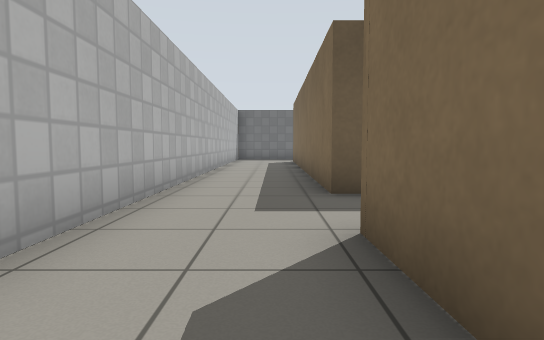
[1] (above)

21 first-person views from a walk through a world built for the Gazebo simulator. The camera is 0.72 m above the floor, tilts 4° down and sees 75° across. The floor is counted in squares, 1 m on a side. Each view is taken from the middle of a square. On the plan, view 1 faces up. The plan holds only what a view shows up to about 11 squares ahead; the rest is blank. Gazebo's built-in surfaces are drawn with simple patterns.

[2]
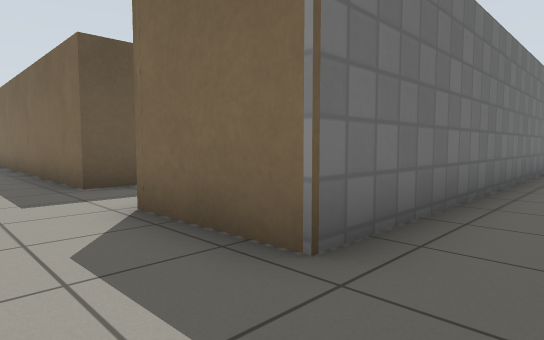

[3]
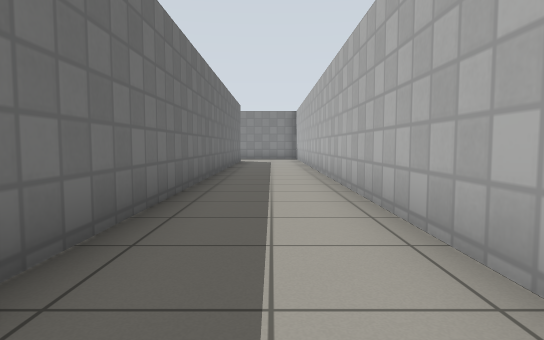

[4]
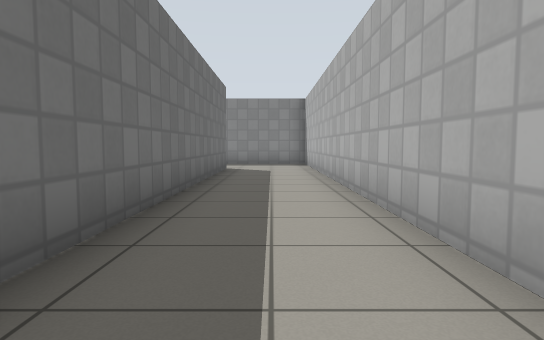

[5]
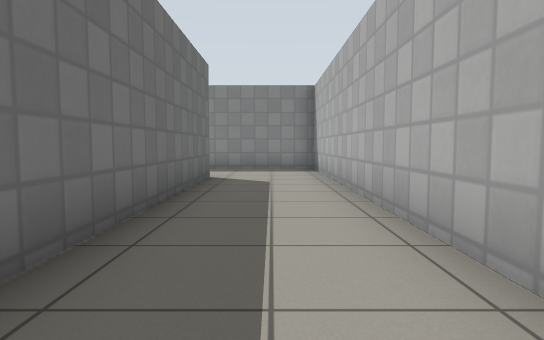

[6]
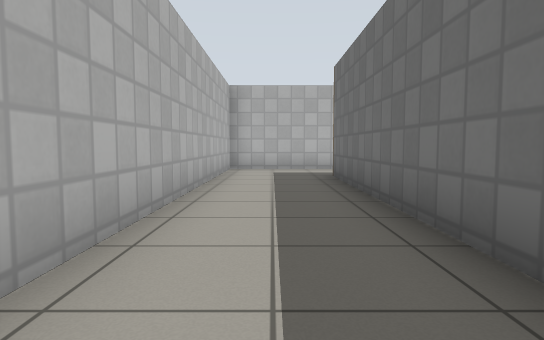

[7]
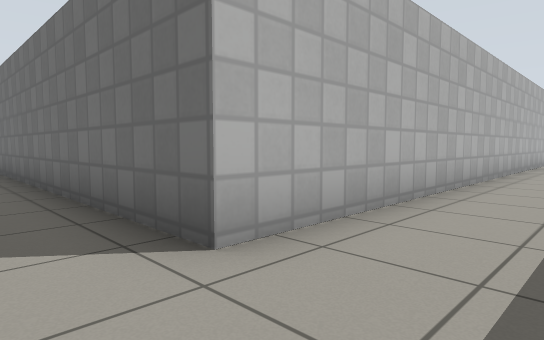

[8]
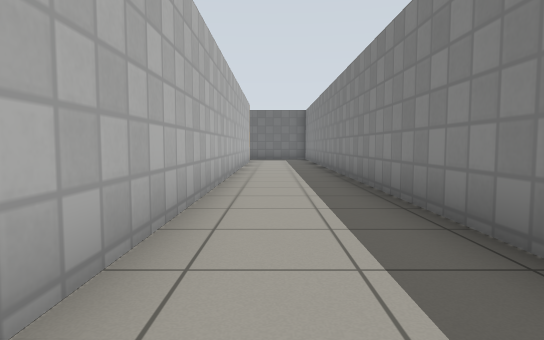

[9]
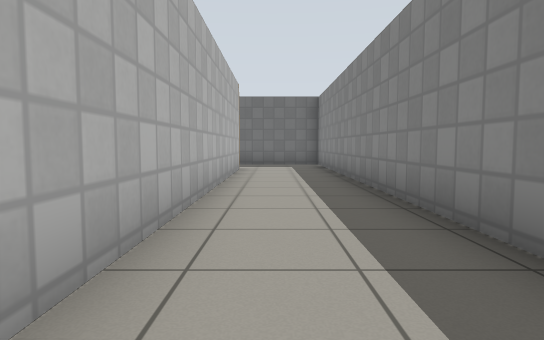

[10]
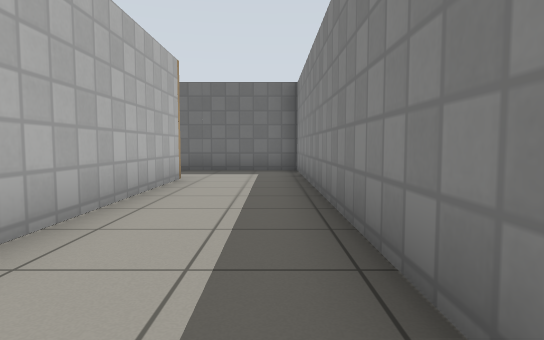

[11]
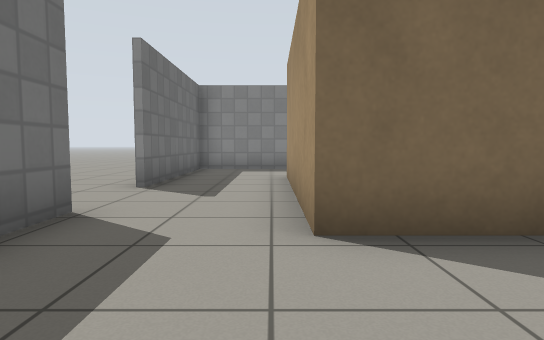

[12]
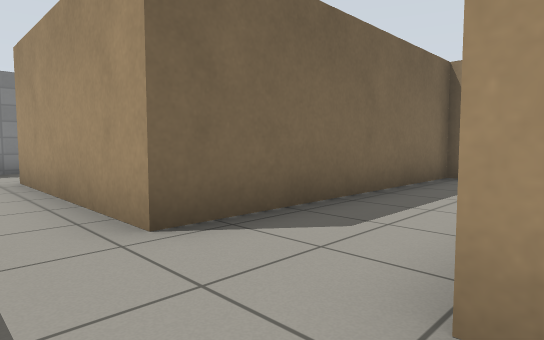

[13]
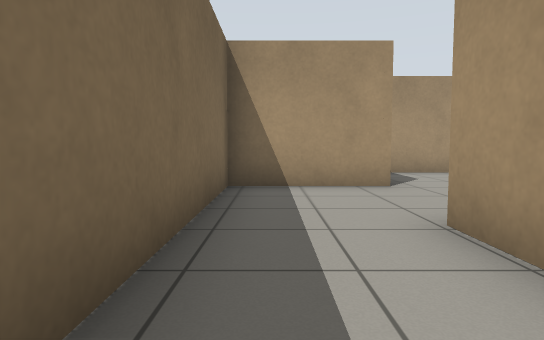

[14]
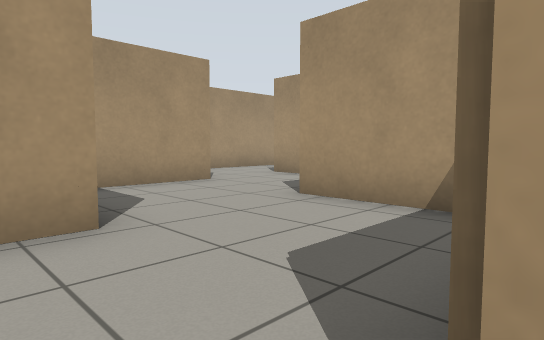

[15]
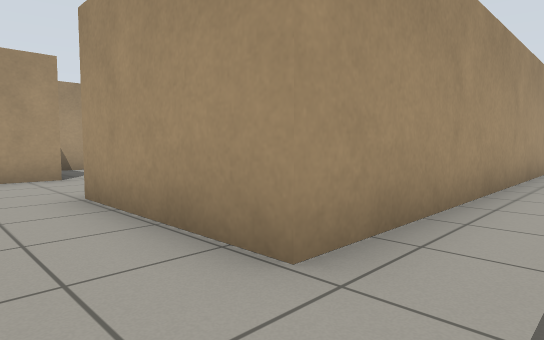

[16]
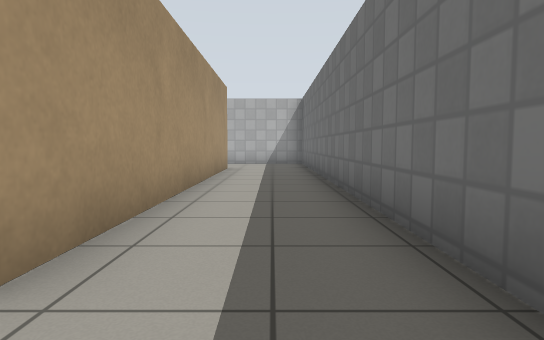

[17]
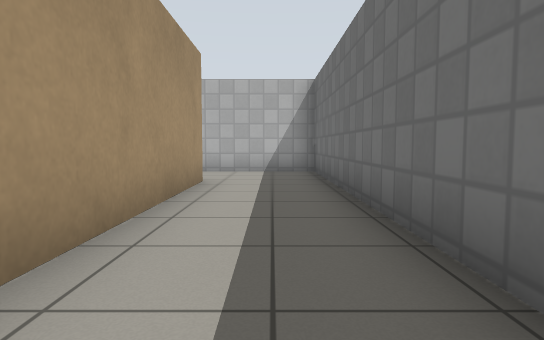

[18]
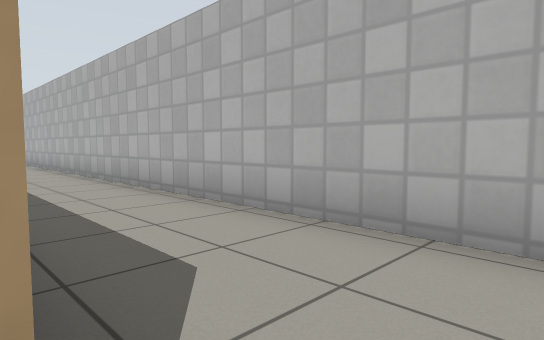

[19]
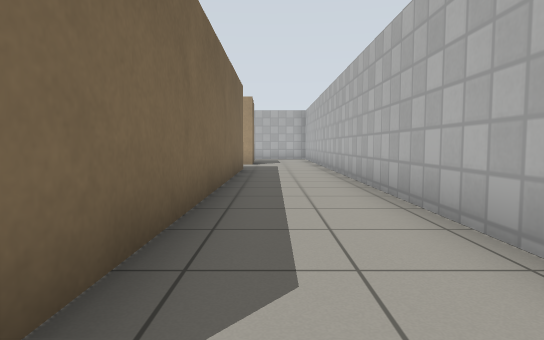

[20]
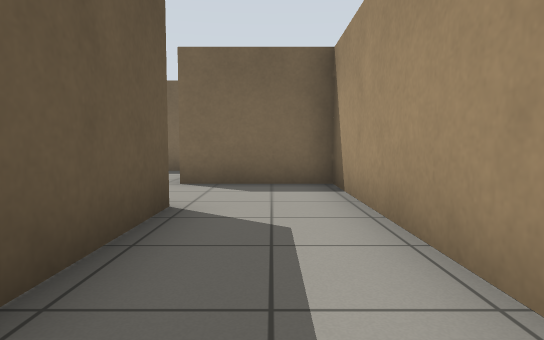

[21]
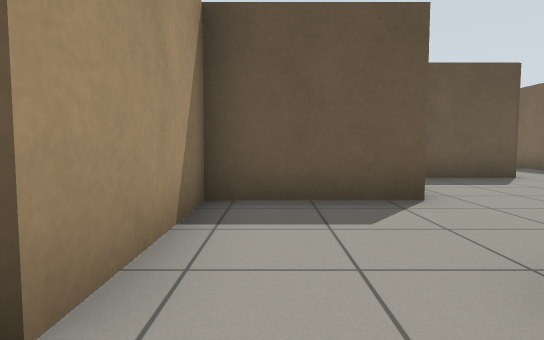

### Floor plan
Ten units are one square. View 1 is at (0, 0); x grows to the right and y downward. Boxes are objects, and circles mark ways between rooms. Rooms are numbered by the first view taken in them; rooms with no view inside come last. Other rooms are left out.
<svg viewBox="-22 -187 234 215">
<path fill="none" stroke="#000" d="M99 -88 128 -88 128 -156M41 -52 9 -52 9 -149M106 -182 -17 -182 -17 23 207 23 207 -182 160 -182M165 -156 180 -156 180 -4 8 -4 7 -30M139 -182 127 -182M9 -156 104 -156 104 -118 94 -118M14 -29 66 -29 66 -57M66 -57 92 -57M70 -95 70 -86 41 -86 41 -52M99 -65 99 -70M70 -107 70 -95M94 -118 84 -118"/>
<circle cx="55" cy="-50" r="3" fill="#2a7"/>
<circle cx="100" cy="-105" r="3" fill="#2a7"/>
<circle cx="85" cy="-90" r="3" fill="#2a7"/>
<text x="100" y="-100">1</text>
<text x="70" y="-70">2</text>
<text x="80" y="-110">3</text>
</svg>
Room 1 opens to room 2. Room 1 opens to room 3. Room 2 opens to room 3.

Where each view was taken, in squares from view 1:
view 1: 0 up, 0 right, facing up
view 2: 1 down, 1 left, facing up-right
view 3: 1 down, 2 right, facing right
view 4: 1 down, 7 right, facing right
view 5: 1 down, 10 right, facing right
view 6: 1 down, 9 right, facing left
view 7: 1 down, 20 right, facing up-left
view 8: 0 up, 19 right, facing up
view 9: 5 up, 19 right, facing up
view 10: 8 up, 20 right, facing up
view 11: 16 up, 10 right, facing right
view 12: 17 up, 10 right, facing down-right
view 13: 15 up, 12 right, facing down
view 14: 12 up, 11 right, facing down-left
view 15: 17 up, 12 right, facing down-left
view 16: 17 up, 12 right, facing left
view 17: 17 up, 8 right, facing left
view 18: 16 up, 1 right, facing down-left
view 19: 16 up, 0 right, facing down
view 20: 4 up, 0 right, facing right
view 21: 4 up, 5 right, facing up
